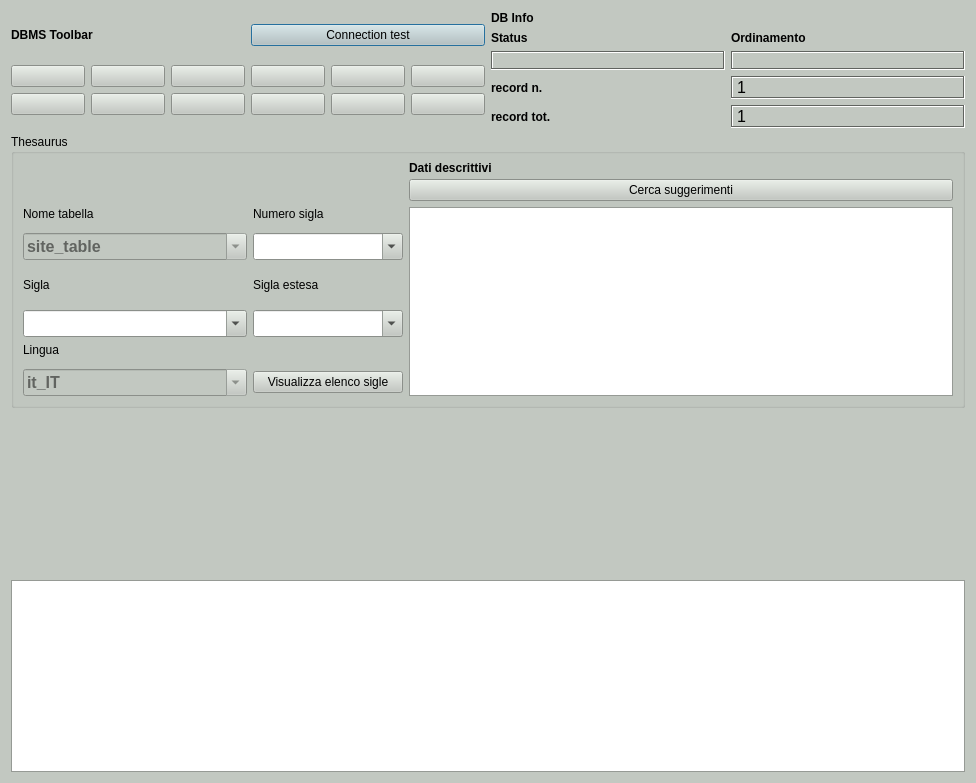
<?xml version='1.0' encoding='utf-8'?>
<ui version="4.0">
 <class>DialogThesaurus</class>
 <widget class="QDialog" name="DialogThesaurus">
  <property name="geometry">
   <rect>
    <x>0</x>
    <y>0</y>
    <width>976</width>
    <height>783</height>
   </rect>
  </property>
  <property name="sizePolicy">
   <sizepolicy hsizetype="Expanding" vsizetype="Expanding">
    <horstretch>0</horstretch>
    <verstretch>0</verstretch>
   </sizepolicy>
  </property>
  <property name="minimumSize">
   <size>
    <width>540</width>
    <height>400</height>
   </size>
  </property>
  <property name="palette">
   <palette>
    <active>
     <colorrole role="WindowText">
      <brush brushstyle="SolidPattern">
       <color alpha="255">
        <red>0</red>
        <green>0</green>
        <blue>0</blue>
       </color>
      </brush>
     </colorrole>
     <colorrole role="Button">
      <brush brushstyle="SolidPattern">
       <color alpha="255">
        <red>194</red>
        <green>200</green>
        <blue>193</blue>
       </color>
      </brush>
     </colorrole>
     <colorrole role="Light">
      <brush brushstyle="SolidPattern">
       <color alpha="255">
        <red>255</red>
        <green>255</green>
        <blue>255</blue>
       </color>
      </brush>
     </colorrole>
     <colorrole role="Midlight">
      <brush brushstyle="SolidPattern">
       <color alpha="255">
        <red>224</red>
        <green>227</green>
        <blue>224</blue>
       </color>
      </brush>
     </colorrole>
     <colorrole role="Dark">
      <brush brushstyle="SolidPattern">
       <color alpha="255">
        <red>97</red>
        <green>100</green>
        <blue>96</blue>
       </color>
      </brush>
     </colorrole>
     <colorrole role="Mid">
      <brush brushstyle="SolidPattern">
       <color alpha="255">
        <red>129</red>
        <green>133</green>
        <blue>129</blue>
       </color>
      </brush>
     </colorrole>
     <colorrole role="Text">
      <brush brushstyle="SolidPattern">
       <color alpha="255">
        <red>0</red>
        <green>0</green>
        <blue>0</blue>
       </color>
      </brush>
     </colorrole>
     <colorrole role="BrightText">
      <brush brushstyle="SolidPattern">
       <color alpha="255">
        <red>255</red>
        <green>255</green>
        <blue>255</blue>
       </color>
      </brush>
     </colorrole>
     <colorrole role="ButtonText">
      <brush brushstyle="SolidPattern">
       <color alpha="255">
        <red>0</red>
        <green>0</green>
        <blue>0</blue>
       </color>
      </brush>
     </colorrole>
     <colorrole role="Base">
      <brush brushstyle="SolidPattern">
       <color alpha="255">
        <red>255</red>
        <green>255</green>
        <blue>255</blue>
       </color>
      </brush>
     </colorrole>
     <colorrole role="Window">
      <brush brushstyle="SolidPattern">
       <color alpha="255">
        <red>194</red>
        <green>200</green>
        <blue>193</blue>
       </color>
      </brush>
     </colorrole>
     <colorrole role="Shadow">
      <brush brushstyle="SolidPattern">
       <color alpha="255">
        <red>0</red>
        <green>0</green>
        <blue>0</blue>
       </color>
      </brush>
     </colorrole>
     <colorrole role="AlternateBase">
      <brush brushstyle="SolidPattern">
       <color alpha="255">
        <red>224</red>
        <green>227</green>
        <blue>224</blue>
       </color>
      </brush>
     </colorrole>
     <colorrole role="ToolTipBase">
      <brush brushstyle="SolidPattern">
       <color alpha="255">
        <red>255</red>
        <green>255</green>
        <blue>220</blue>
       </color>
      </brush>
     </colorrole>
     <colorrole role="ToolTipText">
      <brush brushstyle="SolidPattern">
       <color alpha="255">
        <red>0</red>
        <green>0</green>
        <blue>0</blue>
       </color>
      </brush>
     </colorrole>
     <colorrole role="PlaceholderText">
      <brush brushstyle="NoBrush">
       <color alpha="128">
        <red>0</red>
        <green>0</green>
        <blue>0</blue>
       </color>
      </brush>
     </colorrole>
    </active>
    <inactive>
     <colorrole role="WindowText">
      <brush brushstyle="SolidPattern">
       <color alpha="255">
        <red>0</red>
        <green>0</green>
        <blue>0</blue>
       </color>
      </brush>
     </colorrole>
     <colorrole role="Button">
      <brush brushstyle="SolidPattern">
       <color alpha="255">
        <red>194</red>
        <green>200</green>
        <blue>193</blue>
       </color>
      </brush>
     </colorrole>
     <colorrole role="Light">
      <brush brushstyle="SolidPattern">
       <color alpha="255">
        <red>255</red>
        <green>255</green>
        <blue>255</blue>
       </color>
      </brush>
     </colorrole>
     <colorrole role="Midlight">
      <brush brushstyle="SolidPattern">
       <color alpha="255">
        <red>224</red>
        <green>227</green>
        <blue>224</blue>
       </color>
      </brush>
     </colorrole>
     <colorrole role="Dark">
      <brush brushstyle="SolidPattern">
       <color alpha="255">
        <red>97</red>
        <green>100</green>
        <blue>96</blue>
       </color>
      </brush>
     </colorrole>
     <colorrole role="Mid">
      <brush brushstyle="SolidPattern">
       <color alpha="255">
        <red>129</red>
        <green>133</green>
        <blue>129</blue>
       </color>
      </brush>
     </colorrole>
     <colorrole role="Text">
      <brush brushstyle="SolidPattern">
       <color alpha="255">
        <red>0</red>
        <green>0</green>
        <blue>0</blue>
       </color>
      </brush>
     </colorrole>
     <colorrole role="BrightText">
      <brush brushstyle="SolidPattern">
       <color alpha="255">
        <red>255</red>
        <green>255</green>
        <blue>255</blue>
       </color>
      </brush>
     </colorrole>
     <colorrole role="ButtonText">
      <brush brushstyle="SolidPattern">
       <color alpha="255">
        <red>0</red>
        <green>0</green>
        <blue>0</blue>
       </color>
      </brush>
     </colorrole>
     <colorrole role="Base">
      <brush brushstyle="SolidPattern">
       <color alpha="255">
        <red>255</red>
        <green>255</green>
        <blue>255</blue>
       </color>
      </brush>
     </colorrole>
     <colorrole role="Window">
      <brush brushstyle="SolidPattern">
       <color alpha="255">
        <red>194</red>
        <green>200</green>
        <blue>193</blue>
       </color>
      </brush>
     </colorrole>
     <colorrole role="Shadow">
      <brush brushstyle="SolidPattern">
       <color alpha="255">
        <red>0</red>
        <green>0</green>
        <blue>0</blue>
       </color>
      </brush>
     </colorrole>
     <colorrole role="AlternateBase">
      <brush brushstyle="SolidPattern">
       <color alpha="255">
        <red>224</red>
        <green>227</green>
        <blue>224</blue>
       </color>
      </brush>
     </colorrole>
     <colorrole role="ToolTipBase">
      <brush brushstyle="SolidPattern">
       <color alpha="255">
        <red>255</red>
        <green>255</green>
        <blue>220</blue>
       </color>
      </brush>
     </colorrole>
     <colorrole role="ToolTipText">
      <brush brushstyle="SolidPattern">
       <color alpha="255">
        <red>0</red>
        <green>0</green>
        <blue>0</blue>
       </color>
      </brush>
     </colorrole>
     <colorrole role="PlaceholderText">
      <brush brushstyle="NoBrush">
       <color alpha="128">
        <red>0</red>
        <green>0</green>
        <blue>0</blue>
       </color>
      </brush>
     </colorrole>
    </inactive>
    <disabled>
     <colorrole role="WindowText">
      <brush brushstyle="SolidPattern">
       <color alpha="255">
        <red>97</red>
        <green>100</green>
        <blue>96</blue>
       </color>
      </brush>
     </colorrole>
     <colorrole role="Button">
      <brush brushstyle="SolidPattern">
       <color alpha="255">
        <red>194</red>
        <green>200</green>
        <blue>193</blue>
       </color>
      </brush>
     </colorrole>
     <colorrole role="Light">
      <brush brushstyle="SolidPattern">
       <color alpha="255">
        <red>255</red>
        <green>255</green>
        <blue>255</blue>
       </color>
      </brush>
     </colorrole>
     <colorrole role="Midlight">
      <brush brushstyle="SolidPattern">
       <color alpha="255">
        <red>224</red>
        <green>227</green>
        <blue>224</blue>
       </color>
      </brush>
     </colorrole>
     <colorrole role="Dark">
      <brush brushstyle="SolidPattern">
       <color alpha="255">
        <red>97</red>
        <green>100</green>
        <blue>96</blue>
       </color>
      </brush>
     </colorrole>
     <colorrole role="Mid">
      <brush brushstyle="SolidPattern">
       <color alpha="255">
        <red>129</red>
        <green>133</green>
        <blue>129</blue>
       </color>
      </brush>
     </colorrole>
     <colorrole role="Text">
      <brush brushstyle="SolidPattern">
       <color alpha="255">
        <red>97</red>
        <green>100</green>
        <blue>96</blue>
       </color>
      </brush>
     </colorrole>
     <colorrole role="BrightText">
      <brush brushstyle="SolidPattern">
       <color alpha="255">
        <red>255</red>
        <green>255</green>
        <blue>255</blue>
       </color>
      </brush>
     </colorrole>
     <colorrole role="ButtonText">
      <brush brushstyle="SolidPattern">
       <color alpha="255">
        <red>97</red>
        <green>100</green>
        <blue>96</blue>
       </color>
      </brush>
     </colorrole>
     <colorrole role="Base">
      <brush brushstyle="SolidPattern">
       <color alpha="255">
        <red>194</red>
        <green>200</green>
        <blue>193</blue>
       </color>
      </brush>
     </colorrole>
     <colorrole role="Window">
      <brush brushstyle="SolidPattern">
       <color alpha="255">
        <red>194</red>
        <green>200</green>
        <blue>193</blue>
       </color>
      </brush>
     </colorrole>
     <colorrole role="Shadow">
      <brush brushstyle="SolidPattern">
       <color alpha="255">
        <red>0</red>
        <green>0</green>
        <blue>0</blue>
       </color>
      </brush>
     </colorrole>
     <colorrole role="AlternateBase">
      <brush brushstyle="SolidPattern">
       <color alpha="255">
        <red>194</red>
        <green>200</green>
        <blue>193</blue>
       </color>
      </brush>
     </colorrole>
     <colorrole role="ToolTipBase">
      <brush brushstyle="SolidPattern">
       <color alpha="255">
        <red>255</red>
        <green>255</green>
        <blue>220</blue>
       </color>
      </brush>
     </colorrole>
     <colorrole role="ToolTipText">
      <brush brushstyle="SolidPattern">
       <color alpha="255">
        <red>0</red>
        <green>0</green>
        <blue>0</blue>
       </color>
      </brush>
     </colorrole>
     <colorrole role="PlaceholderText">
      <brush brushstyle="NoBrush">
       <color alpha="128">
        <red>0</red>
        <green>0</green>
        <blue>0</blue>
       </color>
      </brush>
     </colorrole>
    </disabled>
   </palette>
  </property>
  <property name="windowTitle">
   <string>pyArchInit Gestione Beni culturali - Thesaurus</string>
  </property>
  <property name="windowIcon">
   <iconset resource="../../resources/resources.qrc">
    <normaloff>:/icons/iconSite.png</normaloff>:/icons/iconSite.png</iconset>
  </property>
  <layout class="QGridLayout" name="gridLayout_6">
   <item row="8" column="0" colspan="2">
    <widget class="QTextBrowser" name="webView_adarte" native="true">
     <property name="sizePolicy">
      <sizepolicy hsizetype="Expanding" vsizetype="Expanding">
       <horstretch>0</horstretch>
       <verstretch>0</verstretch>
      </sizepolicy>
     </property>
     <property name="minimumSize">
      <size>
       <width>0</width>
       <height>0</height>
      </size>
     </property>
     <property name="font">
      <font>
       <family>8514oem</family>
      </font>
     </property>
     <property name="url" stdset="0">
      <url>
       <string />
      </url>
     </property>
     <property name="zoomFactor" stdset="0">
      <double>1.000000000000000</double>
     </property>
    </widget>
   </item>
   <item row="0" column="0">
    <layout class="QGridLayout" name="gridLayout_2">
     <item row="0" column="0">
      <widget class="QLabel" name="label_29">
       <property name="font">
        <font>
         <weight>75</weight>
         <bold>true</bold>
        </font>
       </property>
       <property name="text">
        <string>DBMS Toolbar</string>
       </property>
      </widget>
     </item>
     <item row="0" column="1">
      <widget class="QPushButton" name="pushButton_connect">
       <property name="text">
        <string>Connection test</string>
       </property>
      </widget>
     </item>
     <item row="1" column="0" colspan="2">
      <layout class="QGridLayout" name="gridLayout">
       <item row="0" column="7">
        <widget class="QPushButton" name="pushButton_next_rec">
         <property name="toolTip">
          <string>Next rec</string>
         </property>
         <property name="text">
          <string />
         </property>
         <property name="icon">
          <iconset resource="../../resources/resources.qrc">
           <normaloff>:/icons/6_rightArrow.png</normaloff>:/icons/6_rightArrow.png</iconset>
         </property>
        </widget>
       </item>
       <item row="0" column="8">
        <widget class="QPushButton" name="pushButton_last_rec">
         <property name="toolTip">
          <string>Last rec</string>
         </property>
         <property name="text">
          <string />
         </property>
         <property name="icon">
          <iconset resource="../../resources/resources.qrc">
           <normaloff>:/icons/7_rightArrows.png</normaloff>:/icons/7_rightArrows.png</iconset>
         </property>
        </widget>
       </item>
       <item row="0" column="9">
        <widget class="QPushButton" name="pushButton_new_rec">
         <property name="font">
          <font>
           <pointsize>9</pointsize>
          </font>
         </property>
         <property name="toolTip">
          <string>New record</string>
         </property>
         <property name="text">
          <string />
         </property>
         <property name="icon">
          <iconset resource="../../resources/resources.qrc">
           <normaloff>:/icons/newrec.png</normaloff>:/icons/newrec.png</iconset>
         </property>
        </widget>
       </item>
       <item row="0" column="10">
        <widget class="QPushButton" name="pushButton_save">
         <property name="font">
          <font>
           <pointsize>9</pointsize>
          </font>
         </property>
         <property name="toolTip">
          <string>Save</string>
         </property>
         <property name="text">
          <string />
         </property>
         <property name="icon">
          <iconset resource="../../resources/resources.qrc">
           <normaloff>:/icons/b_save.png</normaloff>:/icons/b_save.png</iconset>
         </property>
         <property name="autoDefault">
          <bool>false</bool>
         </property>
        </widget>
       </item>
       <item row="1" column="7">
        <widget class="QPushButton" name="pushButton_new_search">
         <property name="font">
          <font>
           <pointsize>9</pointsize>
          </font>
         </property>
         <property name="toolTip">
          <string>new search</string>
         </property>
         <property name="text">
          <string />
         </property>
         <property name="icon">
          <iconset resource="../../resources/resources.qrc">
           <normaloff>:/icons/new_search.png</normaloff>:/icons/new_search.png</iconset>
         </property>
        </widget>
       </item>
       <item row="1" column="8">
        <widget class="QPushButton" name="pushButton_search_go">
         <property name="font">
          <font>
           <pointsize>9</pointsize>
          </font>
         </property>
         <property name="toolTip">
          <string>search !!!</string>
         </property>
         <property name="text">
          <string />
         </property>
         <property name="icon">
          <iconset resource="../../resources/resources.qrc">
           <normaloff>:/icons/search.png</normaloff>:/icons/search.png</iconset>
         </property>
        </widget>
       </item>
       <item row="1" column="9">
        <widget class="QPushButton" name="pushButton_sort">
         <property name="font">
          <font>
           <pointsize>9</pointsize>
          </font>
         </property>
         <property name="toolTip">
          <string>Order by</string>
         </property>
         <property name="text">
          <string />
         </property>
         <property name="icon">
          <iconset resource="../../resources/resources.qrc">
           <normaloff>:/icons/sort.png</normaloff>:/icons/sort.png</iconset>
         </property>
        </widget>
       </item>
       <item row="1" column="10">
        <widget class="QPushButton" name="pushButton_view_all">
         <property name="font">
          <font>
           <pointsize>9</pointsize>
          </font>
         </property>
         <property name="toolTip">
          <string>View alls records</string>
         </property>
         <property name="text">
          <string />
         </property>
         <property name="icon">
          <iconset resource="../../resources/resources.qrc">
           <normaloff>:/icons/view_all.png</normaloff>:/icons/view_all.png</iconset>
         </property>
        </widget>
       </item>
       <item row="0" column="6">
        <widget class="QPushButton" name="pushButton_prev_rec">
         <property name="toolTip">
          <string>Prev rec</string>
         </property>
         <property name="text">
          <string />
         </property>
         <property name="icon">
          <iconset resource="../../resources/resources.qrc">
           <normaloff>:/icons/4_leftArrow.png</normaloff>:/icons/4_leftArrow.png</iconset>
         </property>
        </widget>
       </item>
       <item row="0" column="2">
        <widget class="QPushButton" name="pushButton_first_rec">
         <property name="toolTip">
          <string>First rec</string>
         </property>
         <property name="text">
          <string />
         </property>
         <property name="icon">
          <iconset resource="../../resources/resources.qrc">
           <normaloff>:/icons/5_leftArrows.png</normaloff>:/icons/5_leftArrows.png</iconset>
         </property>
        </widget>
       </item>
       <item row="1" column="6">
        <widget class="QPushButton" name="pushButton_delete">
         <property name="enabled">
          <bool>true</bool>
         </property>
         <property name="font">
          <font>
           <pointsize>9</pointsize>
          </font>
         </property>
         <property name="toolTip">
          <string>Delete record</string>
         </property>
         <property name="text">
          <string />
         </property>
         <property name="icon">
          <iconset resource="../../resources/resources.qrc">
           <normaloff>:/icons/delete.png</normaloff>:/icons/delete.png</iconset>
         </property>
        </widget>
       </item>
       <item row="1" column="2">
        <widget class="QPushButton" name="pushButton_import_csvthesaurus">
         <property name="toolTip">
          <string>&lt;html&gt;&lt;head/&gt;&lt;body&gt;&lt;p&gt;import  thesaurus from csv&lt;/p&gt;&lt;/body&gt;&lt;/html&gt;</string>
         </property>
         <property name="text">
          <string />
         </property>
         <property name="icon">
          <iconset resource="../../resources/resources.qrc">
           <normaloff>:/icons/import-excel.png</normaloff>:/icons/import-excel.png</iconset>
         </property>
        </widget>
       </item>
      </layout>
     </item>
    </layout>
   </item>
   <item row="1" column="0" rowspan="3" colspan="2">
    <widget class="QgsCollapsibleGroupBox" name="groupBox">
     <property name="title">
      <string>Thesaurus</string>
     </property>
     <layout class="QGridLayout" name="gridLayout_8">
      <item row="10" column="1">
       <widget class="QComboBox" name="comboBox_sigla_estesa">
        <property name="enabled">
         <bool>true</bool>
        </property>
        <property name="minimumSize">
         <size>
          <width>150</width>
          <height>0</height>
         </size>
        </property>
        <property name="font">
         <font>
          <pointsize>12</pointsize>
          <weight>75</weight>
          <bold>true</bold>
         </font>
        </property>
        <property name="mouseTracking">
         <bool>true</bool>
        </property>
        <property name="editable">
         <bool>true</bool>
        </property>
        <property name="maxVisibleItems">
         <number>99999</number>
        </property>
        <property name="maxCount">
         <number>2147483647</number>
        </property>
       </widget>
      </item>
      <item row="1" column="2">
       <widget class="QPushButton" name="suggerimenti">
        <property name="text">
         <string>Cerca suggerimenti</string>
        </property>
       </widget>
      </item>
      <item row="11" column="0">
       <widget class="QLabel" name="label_3">
        <property name="text">
         <string>Lingua</string>
        </property>
       </widget>
      </item>
      <item row="13" column="0">
       <widget class="QComboBox" name="comboBox_lingua">
        <property name="enabled">
         <bool>false</bool>
        </property>
        <property name="minimumSize">
         <size>
          <width>0</width>
          <height>0</height>
         </size>
        </property>
        <property name="font">
         <font>
          <pointsize>12</pointsize>
          <weight>75</weight>
          <bold>true</bold>
         </font>
        </property>
        <property name="mouseTracking">
         <bool>true</bool>
        </property>
        <property name="editable">
         <bool>true</bool>
        </property>
        <item>
         <property name="text">
          <string>it_IT</string>
         </property>
        </item>
        <item>
         <property name="text">
          <string>en_US</string>
         </property>
        </item>
       </widget>
      </item>
      <item row="2" column="0">
       <widget class="QLabel" name="label_10">
        <property name="text">
         <string>Nome tabella</string>
        </property>
       </widget>
      </item>
      <item row="13" column="1">
       <widget class="QPushButton" name="pushButton_sigle">
        <property name="font">
         <font>
          <pointsize>9</pointsize>
          <weight>50</weight>
          <bold>false</bold>
         </font>
        </property>
        <property name="text">
         <string>Visualizza elenco sigle</string>
        </property>
       </widget>
      </item>
      <item row="2" column="2" rowspan="12">
       <widget class="QTextEdit" name="textEdit_descrizione_sigla">
        <property name="minimumSize">
         <size>
          <width>0</width>
          <height>60</height>
         </size>
        </property>
        <property name="maximumSize">
         <size>
          <width>16777215</width>
          <height>1000</height>
         </size>
        </property>
        <property name="font">
         <font>
          <pointsize>10</pointsize>
         </font>
        </property>
        <property name="sizeAdjustPolicy">
         <enum>QAbstractScrollArea::AdjustToContents</enum>
        </property>
        <property name="autoFormatting">
         <set>QTextEdit::AutoAll</set>
        </property>
       </widget>
      </item>
      <item row="10" column="0">
       <widget class="QComboBox" name="comboBox_sigla">
        <property name="enabled">
         <bool>true</bool>
        </property>
        <property name="minimumSize">
         <size>
          <width>0</width>
          <height>0</height>
         </size>
        </property>
        <property name="font">
         <font>
          <pointsize>12</pointsize>
          <weight>75</weight>
          <bold>true</bold>
         </font>
        </property>
        <property name="mouseTracking">
         <bool>true</bool>
        </property>
        <property name="editable">
         <bool>true</bool>
        </property>
        <property name="maxVisibleItems">
         <number>99999</number>
        </property>
        <property name="maxCount">
         <number>2147483647</number>
        </property>
       </widget>
      </item>
      <item row="4" column="0">
       <widget class="QComboBox" name="comboBox_nome_tabella">
        <property name="enabled">
         <bool>false</bool>
        </property>
        <property name="minimumSize">
         <size>
          <width>0</width>
          <height>0</height>
         </size>
        </property>
        <property name="font">
         <font>
          <pointsize>12</pointsize>
          <weight>75</weight>
          <bold>true</bold>
         </font>
        </property>
        <property name="mouseTracking">
         <bool>true</bool>
        </property>
        <property name="toolTip">
         <string />
        </property>
        <property name="editable">
         <bool>true</bool>
        </property>
        <property name="maxVisibleItems">
         <number>99999</number>
        </property>
        <property name="maxCount">
         <number>2147483647</number>
        </property>
        <item>
         <property name="text">
          <string>site_table</string>
         </property>
        </item>
        <item>
         <property name="text">
          <string>us_table</string>
         </property>
        </item>
        <item>
         <property name="text">
          <string>inventario_materiali_table</string>
         </property>
        </item>
        <item>
         <property name="text">
          <string>campioni_table</string>
         </property>
        </item>
        <item>
         <property name="text">
          <string>inventario_lapidei_table</string>
         </property>
        </item>
        <item>
         <property name="text">
          <string>struttura_table</string>
         </property>
        </item>
        <item>
         <property name="text">
          <string>tomba_table</string>
         </property>
        </item>
        <item>
         <property name="text">
          <string>individui_table</string>
         </property>
        </item>
        <item>
         <property name="text">
          <string>documentazione_table</string>
         </property>
        </item>
       </widget>
      </item>
      <item row="2" column="1">
       <widget class="QLabel" name="label_11">
        <property name="text">
         <string>Numero sigla</string>
        </property>
       </widget>
      </item>
      <item row="4" column="1">
       <widget class="QComboBox" name="comboBox_tipologia_sigla">
        <property name="enabled">
         <bool>true</bool>
        </property>
        <property name="minimumSize">
         <size>
          <width>100</width>
          <height>0</height>
         </size>
        </property>
        <property name="font">
         <font>
          <pointsize>12</pointsize>
          <weight>75</weight>
          <bold>true</bold>
         </font>
        </property>
        <property name="mouseTracking">
         <bool>true</bool>
        </property>
        <property name="editable">
         <bool>true</bool>
        </property>
        <property name="maxVisibleItems">
         <number>99999</number>
        </property>
        <property name="maxCount">
         <number>2147483647</number>
        </property>
        <property name="placeholderText">
         <string>Vedi lista codici</string>
        </property>
       </widget>
      </item>
      <item row="7" column="1">
       <widget class="QLabel" name="label_2">
        <property name="text">
         <string>Sigla estesa</string>
        </property>
       </widget>
      </item>
      <item row="7" column="0">
       <widget class="QLabel" name="label">
        <property name="text">
         <string>Sigla</string>
        </property>
       </widget>
      </item>
      <item row="0" column="2">
       <widget class="QLabel" name="label_13">
        <property name="maximumSize">
         <size>
          <width>16777215</width>
          <height>10</height>
         </size>
        </property>
        <property name="font">
         <font>
          <weight>75</weight>
          <bold>true</bold>
         </font>
        </property>
        <property name="text">
         <string>Dati descrittivi</string>
        </property>
       </widget>
      </item>
     </layout>
    </widget>
   </item>
   <item row="0" column="1">
    <layout class="QGridLayout" name="gridLayout_5">
     <item row="0" column="0">
      <widget class="QLabel" name="label_42">
       <property name="font">
        <font>
         <weight>75</weight>
         <bold>true</bold>
        </font>
       </property>
       <property name="autoFillBackground">
        <bool>true</bool>
       </property>
       <property name="text">
        <string>DB Info</string>
       </property>
      </widget>
     </item>
     <item row="1" column="0">
      <layout class="QGridLayout" name="gridLayout_4">
       <item row="0" column="1">
        <widget class="QLabel" name="label_43">
         <property name="font">
          <font>
           <pointsize>9</pointsize>
           <weight>75</weight>
           <bold>true</bold>
          </font>
         </property>
         <property name="text">
          <string>Ordinamento</string>
         </property>
         <property name="margin">
          <number>0</number>
         </property>
        </widget>
       </item>
       <item row="1" column="0">
        <widget class="QLabel" name="label_status">
         <property name="minimumSize">
          <size>
           <width>40</width>
           <height>0</height>
          </size>
         </property>
         <property name="font">
          <font>
           <pointsize>10</pointsize>
           <weight>75</weight>
           <bold>true</bold>
          </font>
         </property>
         <property name="cursor">
          <cursorShape>ForbiddenCursor</cursorShape>
         </property>
         <property name="mouseTracking">
          <bool>false</bool>
         </property>
         <property name="contextMenuPolicy">
          <enum>Qt::DefaultContextMenu</enum>
         </property>
         <property name="frameShape">
          <enum>QFrame::Box</enum>
         </property>
         <property name="frameShadow">
          <enum>QFrame::Sunken</enum>
         </property>
         <property name="text">
          <string />
         </property>
         <property name="alignment">
          <set>Qt::AlignCenter</set>
         </property>
         <property name="margin">
          <number>0</number>
         </property>
        </widget>
       </item>
       <item row="1" column="1">
        <widget class="QLabel" name="label_sort">
         <property name="font">
          <font>
           <pointsize>10</pointsize>
           <weight>75</weight>
           <bold>true</bold>
          </font>
         </property>
         <property name="cursor">
          <cursorShape>ForbiddenCursor</cursorShape>
         </property>
         <property name="mouseTracking">
          <bool>false</bool>
         </property>
         <property name="contextMenuPolicy">
          <enum>Qt::DefaultContextMenu</enum>
         </property>
         <property name="frameShape">
          <enum>QFrame::Box</enum>
         </property>
         <property name="frameShadow">
          <enum>QFrame::Sunken</enum>
         </property>
         <property name="text">
          <string />
         </property>
         <property name="alignment">
          <set>Qt::AlignCenter</set>
         </property>
         <property name="margin">
          <number>0</number>
         </property>
        </widget>
       </item>
       <item row="0" column="0">
        <widget class="QLabel" name="label_34">
         <property name="font">
          <font>
           <pointsize>9</pointsize>
           <weight>75</weight>
           <bold>true</bold>
          </font>
         </property>
         <property name="text">
          <string>Status</string>
         </property>
         <property name="margin">
          <number>0</number>
         </property>
        </widget>
       </item>
      </layout>
     </item>
     <item row="2" column="0">
      <layout class="QGridLayout" name="gridLayout_3">
       <item row="0" column="0">
        <widget class="QLabel" name="label_27">
         <property name="font">
          <font>
           <pointsize>9</pointsize>
           <weight>75</weight>
           <bold>true</bold>
          </font>
         </property>
         <property name="text">
          <string>record n.</string>
         </property>
         <property name="margin">
          <number>0</number>
         </property>
        </widget>
       </item>
       <item row="0" column="1">
        <widget class="QLabel" name="label_rec_corrente">
         <property name="font">
          <font>
           <family>Microsoft Sans Serif</family>
           <pointsize>12</pointsize>
          </font>
         </property>
         <property name="cursor">
          <cursorShape>ForbiddenCursor</cursorShape>
         </property>
         <property name="mouseTracking">
          <bool>false</bool>
         </property>
         <property name="contextMenuPolicy">
          <enum>Qt::DefaultContextMenu</enum>
         </property>
         <property name="frameShape">
          <enum>QFrame::Box</enum>
         </property>
         <property name="frameShadow">
          <enum>QFrame::Sunken</enum>
         </property>
         <property name="text">
          <string>1</string>
         </property>
        </widget>
       </item>
       <item row="1" column="0">
        <widget class="QLabel" name="label_28">
         <property name="font">
          <font>
           <pointsize>9</pointsize>
           <weight>75</weight>
           <bold>true</bold>
          </font>
         </property>
         <property name="text">
          <string>record tot.</string>
         </property>
         <property name="margin">
          <number>0</number>
         </property>
        </widget>
       </item>
       <item row="1" column="1">
        <widget class="QLabel" name="label_rec_tot">
         <property name="font">
          <font>
           <family>Microsoft Sans Serif</family>
           <pointsize>12</pointsize>
          </font>
         </property>
         <property name="cursor">
          <cursorShape>ForbiddenCursor</cursorShape>
         </property>
         <property name="mouseTracking">
          <bool>false</bool>
         </property>
         <property name="contextMenuPolicy">
          <enum>Qt::DefaultContextMenu</enum>
         </property>
         <property name="frameShape">
          <enum>QFrame::Box</enum>
         </property>
         <property name="frameShadow">
          <enum>QFrame::Sunken</enum>
         </property>
         <property name="text">
          <string>1</string>
         </property>
        </widget>
       </item>
      </layout>
     </item>
    </layout>
   </item>
   <item row="4" column="0">
    <spacer name="verticalSpacer">
     <property name="orientation">
      <enum>Qt::Vertical</enum>
     </property>
     <property name="sizeHint" stdset="0">
      <size>
       <width>20</width>
       <height>40</height>
      </size>
     </property>
    </spacer>
   </item>
  </layout>
 </widget>
 <customwidgets>
  <customwidget>
   <class>QgsCollapsibleGroupBox</class>
   <extends>QGroupBox</extends>
   <header>qgscollapsiblegroupbox.h</header>
   <container>1</container>
  </customwidget>
  </customwidgets>
 <tabstops>
  <tabstop>pushButton_connect</tabstop>
  <tabstop>pushButton_prev_rec</tabstop>
  <tabstop>pushButton_next_rec</tabstop>
  <tabstop>pushButton_last_rec</tabstop>
  <tabstop>pushButton_new_rec</tabstop>
  <tabstop>pushButton_save</tabstop>
  <tabstop>pushButton_new_search</tabstop>
  <tabstop>pushButton_search_go</tabstop>
  <tabstop>pushButton_sort</tabstop>
  <tabstop>pushButton_view_all</tabstop>
  <tabstop>groupBox</tabstop>
  <tabstop>comboBox_lingua</tabstop>
 </tabstops>
 <resources>
  <include location="../../resources/resources.qrc" />
 </resources>
 <connections>
  <connection>
   <sender>comboBox_nome_tabella</sender>
   <signal>editTextChanged(QString)</signal>
   <receiver>comboBox_tipologia_sigla</receiver>
   <slot>update()</slot>
   <hints>
    <hint type="sourcelabel">
     <x>90</x>
     <y>235</y>
    </hint>
    <hint type="destinationlabel">
     <x>812</x>
     <y>239</y>
    </hint>
   </hints>
  </connection>
  <connection>
   <sender>comboBox_sigla_estesa</sender>
   <signal>editTextChanged(QString)</signal>
   <receiver>webView_adarte</receiver>
   <slot>update()</slot>
   <hints>
    <hint type="sourcelabel">
     <x>551</x>
     <y>173</y>
    </hint>
    <hint type="destinationlabel">
     <x>552</x>
     <y>506</y>
    </hint>
   </hints>
  </connection>
 </connections>
</ui>
